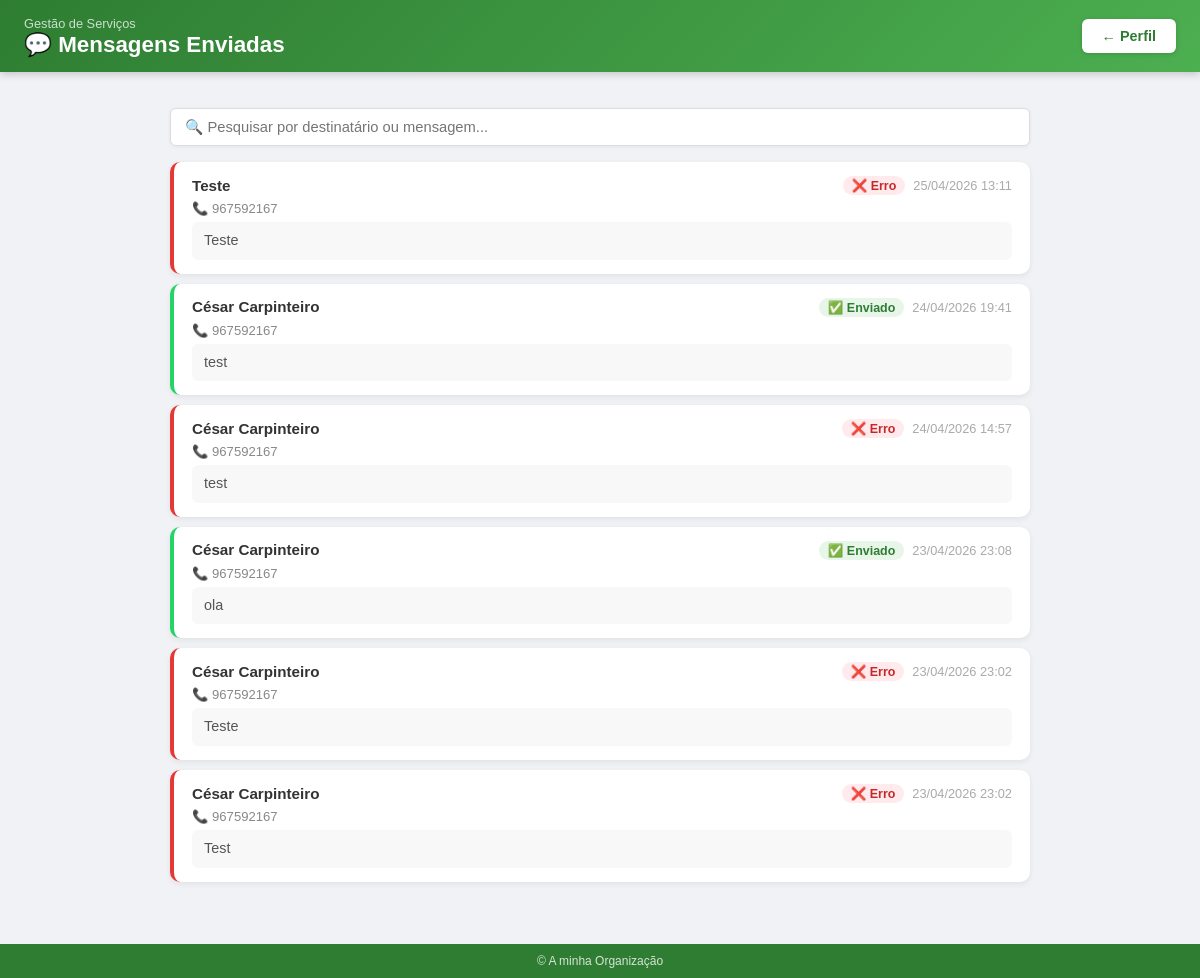
Page /mensagens (signed in) on the committed database.
### models.py (models this page shows)
class Mensagem(db.Model):
    __tablename__ = 'mensagens'
    id = db.Column(db.Integer, primary_key=True)
    user_id = db.Column(db.Integer, db.ForeignKey('usuario.id'), nullable=False)
    destinatario = db.Column(db.String(50), nullable=False)
    contacto = db.Column(db.String(20), nullable=False)
    mensagem = db.Column(db.String(1000), nullable=False)
    estado = db.Column(db.String(20), default='enviado')
    created_at = db.Column(db.String(30), default=lambda: datetime.now().strftime('%d/%m/%Y %H:%M'))
    org_id = db.Column(db.Integer, db.ForeignKey('organizacao.id'), nullable=True)

### main.py (the view)
@app.route('/mensagens')
@login_required
def mensagens():
    is_admin = current_user.is_admin
    if is_admin:
        todas = db.session.query(Mensagem, Usuario).join(Usuario, Mensagem.user_id == Usuario.id).filter(
            Mensagem.org_id == current_user.org_id).order_by(Mensagem.id.desc()).all()
    else:
        todas = db.session.query(Mensagem, Usuario).join(Usuario, Mensagem.user_id == Usuario.id).filter(
            Mensagem.org_id == current_user.org_id, Mensagem.user_id == current_user.id).order_by(Mensagem.id.desc()).all()
    return render_template('mensagens.html', mensagens=todas, is_admin=is_admin)

### main.py (called while the page is built)
@lm.user_loader
def user_loader(id):
    return db.session.query(Usuario).filter_by(id=id).first()

@app.context_processor
def inject_org():
    try:
        if current_user.is_authenticated and current_user.org_id:
            org = db.session.query(Organizacao).filter_by(id=current_user.org_id).first()
            return dict(org_nome=org.nome if org else 'A minha Organização', org=org)
        return dict(org_nome='A minha Organização', org=None)
    except:
        return dict(org_nome='A minha Organização', org=None)

### templates/mensagens.html (shortened to what this page needs)
<!DOCTYPE html>
<html lang="pt">
<head>
</head>
<body>
    <div class="page-header">
        <div>
            <div class="subtitle">Gestão de Serviços</div>
            <h1>💬 Mensagens Enviadas</h1>
        </div>
        <a href="/perfil">← Perfil</a>
    </div>
    <div class="content">
        <input class="search-bar" type="text" placeholder="🔍 Pesquisar por destinatário ou mensagem..." oninput="pesquisar(this.value)">
        {% if mensagens %}
            {% for m, u in mensagens %}
            <div class="msg-card {{ m.estado }}" data-search="{{ m.destinatario }} {{ m.mensagem }} {{ m.contacto }}">
                <div class="msg-top">
                    <div>
                        <span class="msg-dest">{{ m.destinatario }}</span>
                    </div>
                    <div style="display:flex; align-items:center; gap:8px;">
                        {% if m.estado == 'enviado' %}
                        <span class="badge-enviado">✅ Enviado</span>
                        {% else %}
                        <span class="badge-erro">❌ Erro</span>
                        {% endif %}
                        <span class="msg-time">{{ m.created_at }}</span>
                    </div>
                </div>
                <div class="msg-contacto">📞 {{ m.contacto }}</div>
                <div class="msg-body">{{ m.mensagem }}</div>
            </div>
            {% endfor %}
        {% else %}
            <div class="empty-msg">Ainda não foram enviadas mensagens.</div>
        {% endif %}
    </div>
    <footer>&copy; {{ org_nome }}</footer>
</body>
</html>

### templates/mensagens.html (style rules this page uses)
* { box-sizing: border-box; margin: 0; padding: 0; }
body { font-family: 'Arial', sans-serif; background: #f0f2f5; padding-bottom: 60px; }
.page-header { background: linear-gradient(135deg, #2e7d32, #4CAF50); padding: 14px 24px; display: flex; align-items: center; justify-content: space-between; box-shadow: 0 2px 8px rgba(0,0,0,0.2); }
.page-header h1 { font-size: 1.4em; color: white; font-weight: 700; }
.page-header .subtitle { font-size: 0.8em; color: rgba(255,255,255,0.75); margin-top: 2px; }
.page-header a { padding: 9px 20px; background: white; color: #2e7d32; text-decoration: none; border-radius: 6px; font-size: 0.9em; font-weight: bold; box-shadow: 0 1px 4px rgba(0,0,0,0.15); }
.content { max-width: 900px; margin: 36px auto; padding: 0 20px; }
.search-bar { width: 100%; padding: 10px 14px; border: 1px solid #ddd; border-radius: 6px; font-size: 0.92em; background: white; box-shadow: 0 1px 4px rgba(0,0,0,0.06); margin-bottom: 16px; }
.msg-card { background: white; border-radius: 10px; margin-bottom: 10px; padding: 14px 18px; box-shadow: 0 2px 6px rgba(0,0,0,0.07); border-left: 4px solid #25D366; }
.msg-card.erro { border-left-color: #e53935; }
.msg-top { display: flex; justify-content: space-between; align-items: center; margin-bottom: 6px; }
.msg-dest { font-weight: bold; color: #333; font-size: 0.95em; }
.msg-time { font-size: 0.8em; color: #aaa; }
.msg-contacto { font-size: 0.82em; color: #888; margin-bottom: 6px; }
.msg-body { font-size: 0.9em; color: #555; background: #f8f8f8; padding: 8px 12px; border-radius: 6px; line-height: 1.5; }
.badge-enviado { background: #e8f5e9; color: #2e7d32; padding: 2px 9px; border-radius: 10px; font-size: 0.78em; font-weight: bold; }
.badge-erro { background: #ffebee; color: #c62828; padding: 2px 9px; border-radius: 10px; font-size: 0.78em; font-weight: bold; }
footer { text-align: center; padding: 10px; background: #2e7d32; color: rgba(255,255,255,0.8); font-size: 12px; position: fixed; bottom: 0; width: 100%; }

### rows in the picture
Mensagem: destinatario "Teste", estado "❌ Erro", created_at "25/04/2026 13:11", contacto "967592167", mensagem "Teste"
Mensagem: destinatario "César Carpinteiro", estado "✅ Enviado", created_at "24/04/2026 19:41", contacto "967592167", mensagem "test"
Mensagem: destinatario "César Carpinteiro", estado "❌ Erro", created_at "24/04/2026 14:57", contacto "967592167", mensagem "test"
Mensagem: destinatario "César Carpinteiro", estado "✅ Enviado", created_at "23/04/2026 23:08", contacto "967592167", mensagem "ola"
Mensagem: destinatario "César Carpinteiro", estado "❌ Erro", created_at "23/04/2026 23:02", contacto "967592167", mensagem "Teste"
Mensagem: destinatario "César Carpinteiro", estado "❌ Erro", created_at "23/04/2026 23:02", contacto "967592167", mensagem "Test"

### other values in the picture
{{ org_nome }} "A minha Organização"
